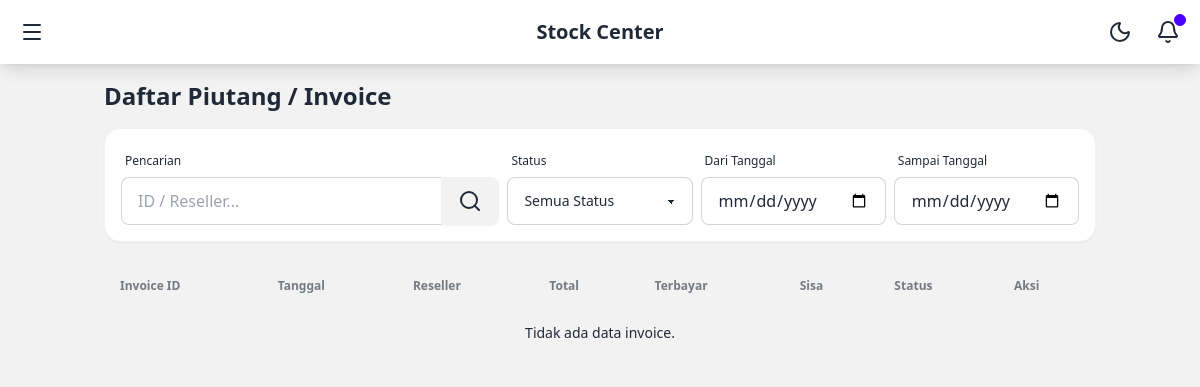
Page /invoices/ (signed in) on the earlier database version.
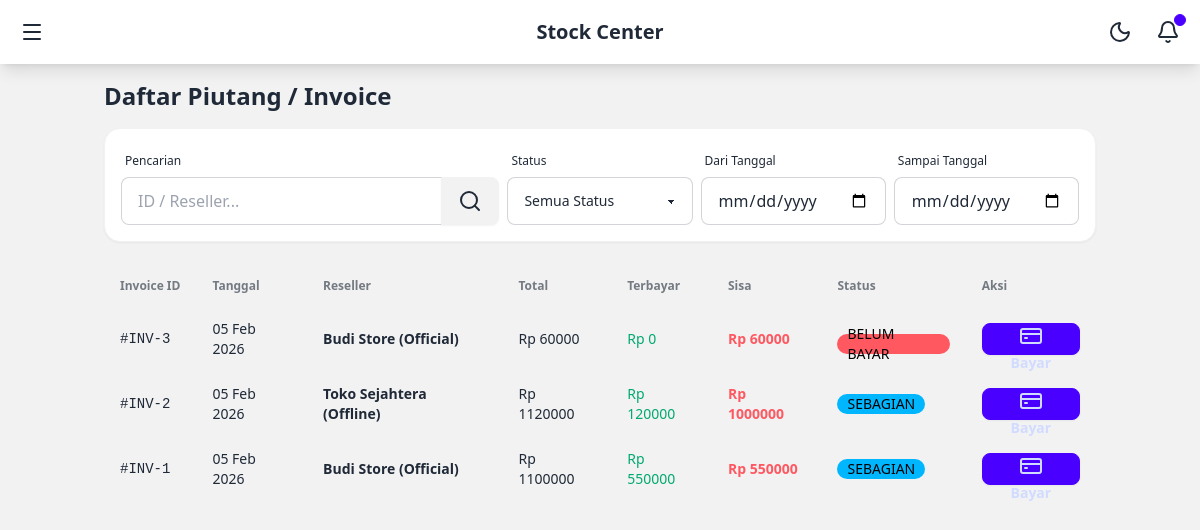
Same page on the later database version.
### core/models.py (models this page shows, shortened)
class Invoice(models.Model):
    STATUS_CHOICES = [
        ('UNPAID', 'Unpaid'),
        ('PARTIAL', 'Partially Paid'),
        ('PAID', 'Paid'),
    ]
    reseller = models.ForeignKey(Reseller, on_delete=models.CASCADE)
    transaction = models.ForeignKey(Transaction, on_delete=models.CASCADE)
    total_amount = models.DecimalField(max_digits=12, decimal_places=2)
    paid_amount = models.DecimalField(max_digits=12, decimal_places=2, default=0)
    status = models.CharField(max_length=10, choices=STATUS_CHOICES, default='UNPAID')
    created_at = models.DateTimeField(auto_now_add=True)
    @property
    def remaining_balance(self):
        return self.total_amount - self.paid_amount

class Reseller(models.Model):
    user = models.OneToOneField(User, on_delete=models.SET_NULL, null=True, blank=True, related_name='reseller_profile')
    name = models.CharField(max_length=255)
    phone = models.CharField(max_length=20)
    address = models.TextField()
    credit_limit = models.DecimalField(max_digits=12, decimal_places=2, default=0)
    current_balance = models.DecimalField(max_digits=12, decimal_places=2, default=0)

### core/views.py (the view)
# urls.py: path('invoices/', views.InvoiceListView.as_view(), name='invoice_list'),
@method_decorator(login_required, name='dispatch')
class InvoiceListView(ListView):
    model = Invoice
    template_name = 'finance/invoice_list.html'
    context_object_name = 'invoices'
    ordering = ['-created_at']
    paginate_by = 10
    def get_queryset(self):
        queryset = Invoice.objects.select_related('reseller', 'transaction').order_by('-created_at')
        if hasattr(self.request.user, 'reseller_profile'):
            queryset = queryset.filter(reseller=self.request.user.reseller_profile)
        query = self.request.GET.get('q')
        if query:
            if query.isdigit():
                 queryset = queryset.filter(id=query)
            else:
                 queryset = queryset.filter(reseller__name__icontains=query)
        status = self.request.GET.get('status')
        if status:
            queryset = queryset.filter(status=status)
        start_date = self.request.GET.get('start_date')
        end_date = self.request.GET.get('end_date')
        if start_date:
            queryset = queryset.filter(created_at__date__gte=start_date)
        if end_date:
            queryset = queryset.filter(created_at__date__lte=end_date)
        return queryset
    def get_context_data(self, **kwargs):
        context = super().get_context_data(**kwargs)
        context['status_choices'] = Invoice.STATUS_CHOICES
        return context

### templates/finance/invoice_list.html (shortened to what this page needs)
{% extends 'base.html' %}
{% block content %}
<div class="flex flex-col gap-4 mb-6">
    <h1 class="text-2xl font-bold">Daftar Piutang / Invoice</h1>
    <form method="get" class="bg-base-100 p-4 rounded-box shadow-sm border border-base-200">
        <div class="grid grid-cols-1 sm:grid-cols-2 lg:grid-cols-5 gap-2 items-end">
            <div class="form-control lg:col-span-2">
                <label class="label"><span class="label-text-alt">Pencarian</span></label>
                <div class="join w-full">
                    <input type="text" name="q" placeholder="ID / Reseller..." class="input input-bordered join-item w-full" value="{{ request.GET.q|default:'' }}">
                    <button class="btn join-item"><i data-lucide="search"></i></button>
                </div>
            </div>
             <div class="form-control">
                <label class="label"><span class="label-text-alt">Status</span></label>
                <select name="status" class="select select-bordered w-full" onchange="this.form.submit()">
                    <option value="">Semua Status</option>
                </select>
            </div>
            <div class="form-control">
                <label class="label"><span class="label-text-alt">Dari Tanggal</span></label>
                <input type="date" name="start_date" class="input input-bordered w-full" value="{{ request.GET.start_date|default:'' }}" onchange="this.form.submit()">
            </div>
            <div class="form-control">
                <label class="label"><span class="label-text-alt">Sampai Tanggal</span></label>
                <input type="date" name="end_date" class="input input-bordered w-full" value="{{ request.GET.end_date|default:'' }}" onchange="this.form.submit()">
            </div>
        </div>
    </form>
</div>
<div class="overflow-x-auto">
    <table class="table w-full">
        <thead>
            <tr>
                <th>Invoice ID</th>
                <th>Tanggal</th>
                <th>Reseller</th>
                <th>Total</th>
                <th>Terbayar</th>
                <th>Sisa</th>
                <th>Status</th>
                <th>Aksi</th>
            </tr>
        </thead>
        <tbody>
            {% for invoice in invoices %}
            <tr class="hover">
                <td class="font-mono">#INV-{{ invoice.id }}</td>
                <td>{{ invoice.created_at|date:"d M Y" }}</td>
                <td class="font-bold">{{ invoice.reseller.name }}</td>
                <td>Rp {{ invoice.total_amount|floatformat:0 }}</td>
                <td class="text-success">Rp {{ invoice.paid_amount|floatformat:0 }}</td>
                <td class="text-error font-bold">
                    Rp {{ invoice.remaining_balance|floatformat:0 }}
                </td>
                <td>
                    {% if invoice.status == 'PAID' %}
                    <span class="badge badge-success">LUNAS</span>
                    {% elif invoice.status == 'PARTIAL' %}
                    <span class="badge badge-info">SEBAGIAN</span>
                    {% else %}
                    <span class="badge badge-error">BELUM BAYAR</span>
                    {% endif %}
                </td>
                <td>
                    {% if invoice.status != 'PAID' %}
                    <a href="{% url 'payment_create' invoice.pk %}" class="btn btn-sm btn-primary">
                        <i data-lucide="credit-card"></i> Bayar
                    </a>
                    {% endif %}
                </td>
            </tr>
            {% empty %}
            <tr>
                <td colspan="8" class="text-center py-4">
                     {% if request.GET.q %}
                        Tidak ada invoice yang cocok.
                    {% else %}
                        Tidak ada data invoice.
                    {% endif %}
                </td>
            </tr>
            {% endfor %}
        </tbody>
    </table>
</div>
{% endblock %}

Differences in the rows shown:
added Invoice: id "3", created_at "05 Feb 2026", reseller.name "Budi Store (Official)", total_amount "60000", paid_amount "0", remaining_balance "60000", status "BELUM BAYAR"
added Invoice: id "2", created_at "05 Feb 2026", reseller.name "Toko Sejahtera (Offline)", total_amount "1120000", paid_amount "120000", remaining_balance "1000000", status "SEBAGIAN"
added Invoice: id "1", created_at "05 Feb 2026", reseller.name "Budi Store (Official)", total_amount "1100000", paid_amount "550000", remaining_balance "550000", status "SEBAGIAN"
Other differences:
text no longer shown: "Tidak ada data invoice."
